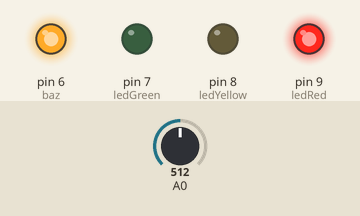
Bench run of a sketch on a simulated Arduino Uno, built with avr-gcc and run on an emulated ATmega328P. On the bench: output pins drawn as LEDs (lit = HIGH). Inputs (shaded band) come from the test bench; at power-on: A0 = 512.

Above: at 1.2 s.
1.3 s: A0 set to 76
2.8 s: A0 set to 65
At 3.2 s:
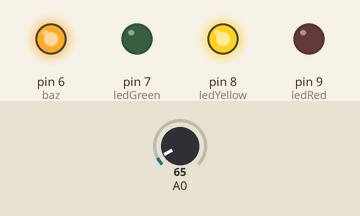
4.3 s: A0 set to 30
At 5.5 s:
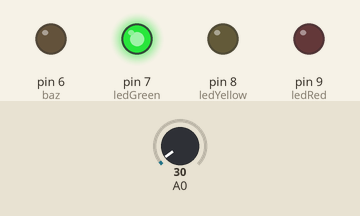
5.8 s: A0 set to 122
At 6.9 s:
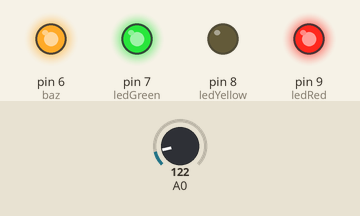
7.3 s: A0 set to 25
At 8.1 s:
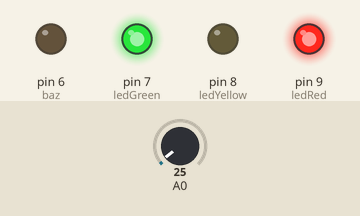
8.8 s: A0 set to 306
At 9.4 s:
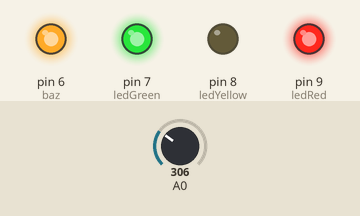
Timing chart, 0 to 11.3 s (numbered marks = the images above; inputs shaded):
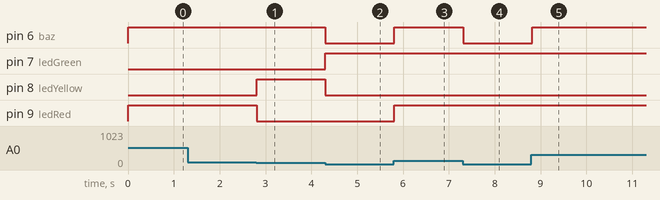

The sketch:

index.ino
```cpp
int baz=6;
int ledGreen=7;
int ledYellow=8;
int ledRed=9;

void setup() {
	pinMode(baz, OUTPUT);
	pinMode(ledGreen, OUTPUT);
	pinMode(ledYellow, OUTPUT);
	pinMode(ledRed, OUTPUT);
}

void loop() {
	float temp = analogRead(A0) * (5.0 / 1024.0) * 100;

	if (temp >= 40) {
		digitalWrite(ledYellow, LOW);

		digitalWrite(baz, HIGH);
		digitalWrite(ledRed, HIGH);
	}
	else if (temp <= 35 && temp > 25) {
		digitalWrite(baz, HIGH);
		digitalWrite(ledYellow, HIGH);

		digitalWrite(ledRed, LOW);
		digitalWrite(ledGreen, LOW);
	}
	else if (temp <= 25) {
		digitalWrite(baz, LOW);
		digitalWrite(ledYellow, LOW);

		digitalWrite(ledGreen, HIGH);
	}
	delay(100);
}
```

Measured:
- the behaviour switches between 72 and 71 on A0 (found by bisection; images 0 and 1)
- after the input at 1.3 s, every drawn part: stays the same
- after the input at 2.8 s, pin 8 (ledYellow): LOW → HIGH at once; pin 9 (ledRed): HIGH → LOW at once
- after the input at 4.3 s, pin 6 (baz), pin 8 (ledYellow): HIGH → LOW at once; pin 7 (ledGreen): LOW → HIGH at once
- after the input at 5.8 s, pin 6 (baz), pin 9 (ledRed): LOW → HIGH at once
- after the input at 7.3 s, pin 6 (baz): HIGH → LOW at once
- after the input at 8.8 s, pin 6 (baz): LOW → HIGH at once
